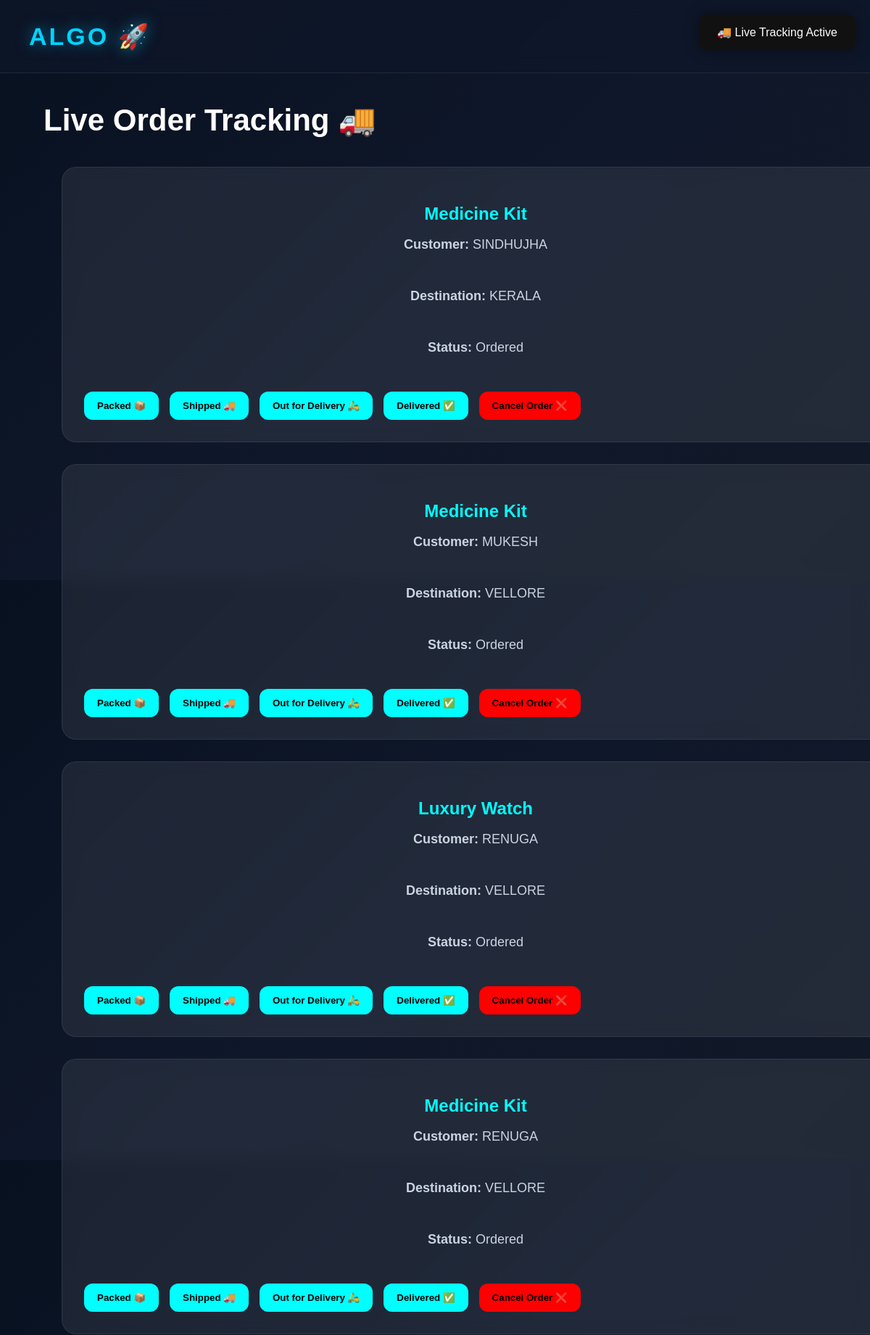
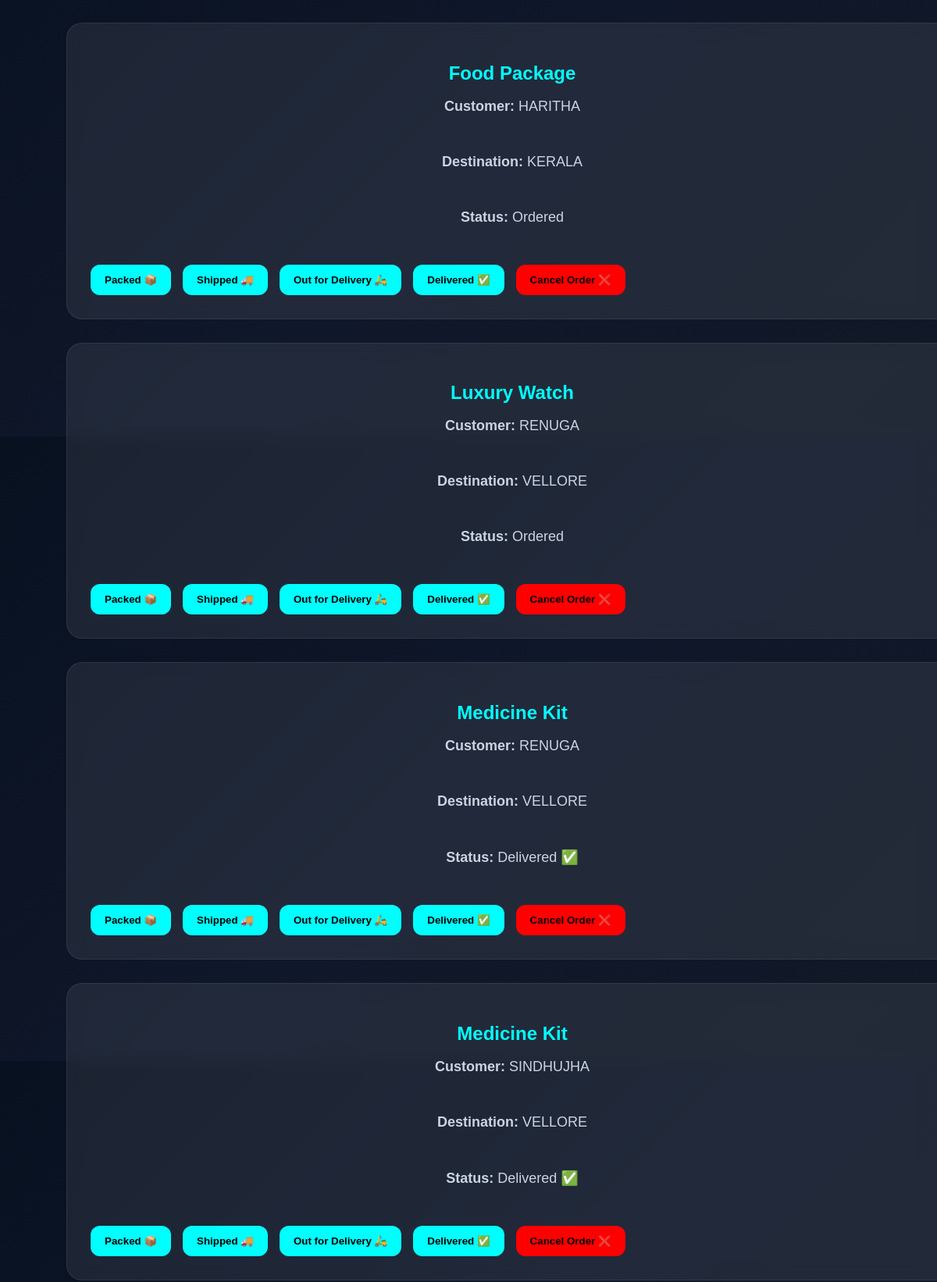
Screenshot of /tracking (signed in, upper part) with the database file from the repository (2 pictures, top to bottom).
### tables this page shows
CREATE TABLE orders (

            id INTEGER PRIMARY KEY AUTOINCREMENT,

            customer_name TEXT,

            product_name TEXT,

            destination TEXT,

            priority TEXT,

            delivery_speed TEXT,

            status TEXT,

            created_at TEXT

        );

### app.py (the view)
@app.route("/tracking")
def tracking():
    if "user" not in session:
        return redirect("/login")
    connection = sqlite3.connect("algo.db")
    cursor = connection.cursor()
    cursor.execute("""

        SELECT * FROM orders

        ORDER BY id DESC

    """)
    orders = cursor.fetchall()
    for order in orders:
        if order[6] == "Ordered":
            threading.Thread(
                target=auto_update_status,
                args=(order[0],)
            ).start()
    connection.close()
    return render_template(
        "tracking.html",
        orders=orders
    )

### templates/tracking.html (shortened to what this page needs)
<!DOCTYPE html>
<html>
<head>
    <link
    rel="stylesheet"
    href="{{ url_for('static', filename='css/style.css') }}"
    >
</head>
<body>
<div class="notification">
    🚚 Live Tracking Active
</div>
    <div class="navbar">
        <div class="logo">
            ALGO 🚀
        </div>
    </div>
    <section class="tracking-section">
        <h1>
            Live Order Tracking 🚚
        </h1>
        {% for order in orders %}
        <div class="tracking-card">
            <h2>
                {{ order[2] }}
            </h2>
            <p>
                <strong>Customer:</strong>
                {{ order[1] }}
            </p>
            <p>
                <strong>Destination:</strong>
                {{ order[3] }}
            </p>
            <p>
                <strong>Status:</strong>
                {{ order[6] }}
            </p>
            <div class="status-buttons">
                <a
                href="/update-status/{{ order[0] }}/Packed"
                >
                    <button>
                        Packed 📦
                    </button>
                </a>
                <a
                href="/update-status/{{ order[0] }}/Shipped"
                >
                    <button>
                        Shipped 🚚
                    </button>
                </a>
                <a
                href="/update-status/{{ order[0] }}/Out for Delivery"
                >
                    <button>
                        Out for Delivery 🛵
                    </button>
                </a>
                <a
                href="/update-status/{{ order[0] }}/Delivered"
                >
                    <button>
                        Delivered ✅
                    </button>
                </a>
                <a href="/cancel-order/{{ order[0] }}">
                    <button
                    style="background:red;"
                    >
                        Cancel Order ❌
                    </button>
                </a>
            </div>
        </div>
        {% endfor %}
    </section>
</body>
</html>

### static/css/style.css (style rules this page uses)
body { margin: 0; padding: 0; font-family: 'Poppins', sans-serif; background: linear-gradient( 135deg, #081120, #0f172a, #111827 ); overflow-x: hidden; }
.navbar { width: 100%; position: relative; top: 0; left: 0; z-index: 1000; display: flex; justify-content: space-between; align-items: center; padding: 20px 50px; box-sizing: border-box; background: rgba(15, 23, 42, 0.7); backdrop-filter: blur(14px); border-bottom: 1px solid rgba(255,255,255,0.08); overflow-x: auto; flex-wrap: nowrap; }
.logo { color: #00d4ff; font-size: 34px; font-weight: 700; letter-spacing: 3px; text-shadow: 0 0 20px rgba(0,212,255,0.5); }
.tracking-card { width: 100%; max-width: 1100px; background: rgba(255,255,255,0.05); border: 1px solid rgba(255,255,255,0.08); border-radius: 30px; padding: 50px; backdrop-filter: blur(14px); text-align: center; color: white; }
.tracking-card p { color: #cbd5e1; margin-bottom: 50px; font-size: 18px; }
.tracking-card { background: rgba(255,255,255,0.08); margin: 25px; padding: 25px; border-radius: 20px; color: white; }
.tracking-section { width: 90%; margin: 40px auto; }
.tracking-section h1 { color: white; margin-bottom: 40px; font-size: 42px; }
.tracking-card { background: rgba(255,255,255,0.08); padding: 30px; margin-bottom: 30px; border-radius: 20px; color: white; backdrop-filter: blur(10px); }
.tracking-card h2 { color: cyan; margin-bottom: 15px; }
.status-buttons { display: flex; flex-wrap: wrap; gap: 15px; margin-top: 25px; }
.status-buttons button { padding: 12px 18px; border: none; border-radius: 12px; background: cyan; color: black; font-weight: bold; cursor: pointer; transition: 0.3s; }
.notification { position: fixed; top: 20px; right: 20px; background: #111; color: white; padding: 15px 25px; border-radius: 12px; font-size: 16px; z-index: 9999; box-shadow: 0 0 20px rgba(0,0,0,0.4); animation: slideIn 0.5s ease; }
.navbar { display:flex; justify-content:space-between; align-items:center; padding:30px 40px; }

### rows the page displays
orders: product_name "Medicine Kit", customer_name "SINDHUJHA", destination "KERALA", status "Ordered"
orders: product_name "Medicine Kit", customer_name "MUKESH", destination "VELLORE", status "Ordered"
orders: product_name "Luxury Watch", customer_name "RENUGA", destination "VELLORE", status "Ordered"
orders: product_name "Medicine Kit", customer_name "RENUGA", destination "VELLORE", status "Ordered"
orders: product_name "Food Package", customer_name "HARITHA", destination "KERALA", status "Ordered"
orders: product_name "Luxury Watch", customer_name "RENUGA", destination "VELLORE", status "Ordered"
orders: product_name "Medicine Kit", customer_name "RENUGA", destination "VELLORE", status "Delivered ✅"
orders: product_name "Medicine Kit", customer_name "SINDHUJHA", destination "VELLORE", status "Delivered ✅"
